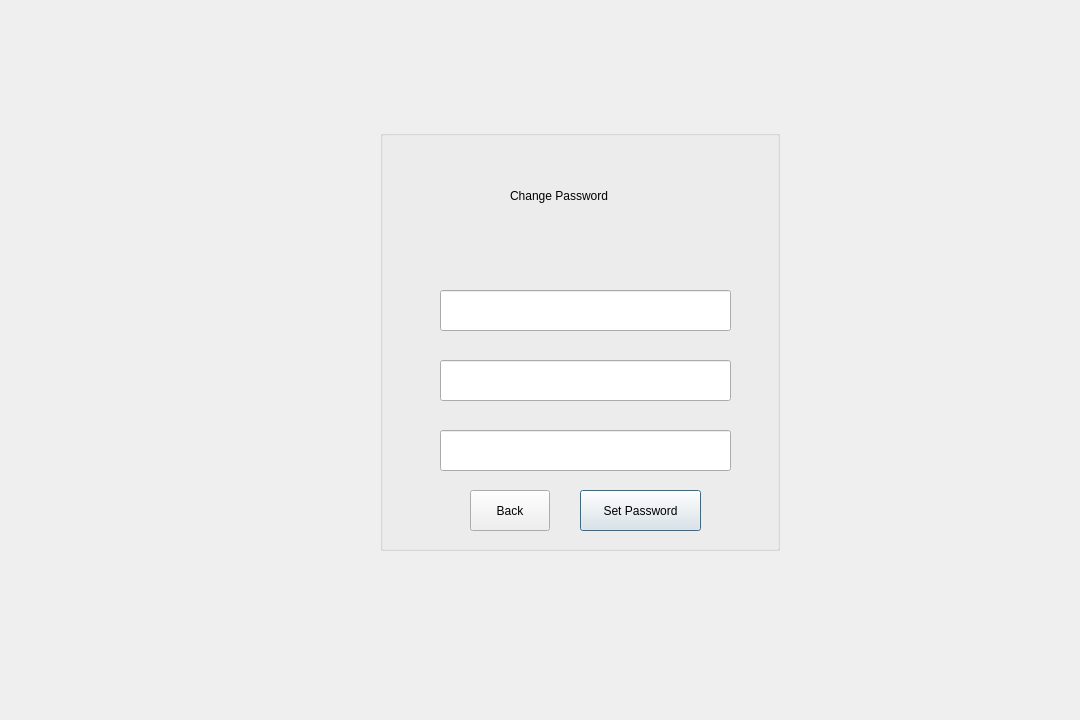
<?xml version="1.0" encoding="UTF-8"?>
<ui version="4.0">
 <class>changepassjobseek</class>
 <widget class="QDialog" name="changepassjobseek">
  <property name="geometry">
   <rect>
    <x>0</x>
    <y>0</y>
    <width>1080</width>
    <height>720</height>
   </rect>
  </property>
  <property name="windowTitle">
   <string>Dialog</string>
  </property>
  <widget class="QGroupBox" name="groupBox">
   <property name="geometry">
    <rect>
     <x>380</x>
     <y>130</y>
     <width>400</width>
     <height>421</height>
    </rect>
   </property>
   <property name="title">
    <string/>
   </property>
   <widget class="QLabel" name="label_cpwd">
    <property name="geometry">
     <rect>
      <x>130</x>
      <y>40</y>
      <width>221</width>
      <height>51</height>
     </rect>
    </property>
    <property name="text">
     <string>Change Password</string>
    </property>
   </widget>
   <widget class="QLineEdit" name="lineEdit_curpwd">
    <property name="geometry">
     <rect>
      <x>60</x>
      <y>160</y>
      <width>291</width>
      <height>41</height>
     </rect>
    </property>
   </widget>
   <widget class="QLineEdit" name="lineEdit_newpwd">
    <property name="geometry">
     <rect>
      <x>60</x>
      <y>230</y>
      <width>291</width>
      <height>41</height>
     </rect>
    </property>
    <property name="echoMode">
     <enum>QLineEdit::Password</enum>
    </property>
   </widget>
   <widget class="QLineEdit" name="lineEdit_cfnewpwd">
    <property name="geometry">
     <rect>
      <x>60</x>
      <y>300</y>
      <width>291</width>
      <height>41</height>
     </rect>
    </property>
    <property name="echoMode">
     <enum>QLineEdit::Password</enum>
    </property>
   </widget>
   <widget class="QLabel" name="label_cpwd_2">
    <property name="geometry">
     <rect>
      <x>20</x>
      <y>20</y>
      <width>111</width>
      <height>111</height>
     </rect>
    </property>
    <property name="text">
     <string/>
    </property>
   </widget>
   <widget class="QPushButton" name="pushButton_setpass">
    <property name="geometry">
     <rect>
      <x>200</x>
      <y>360</y>
      <width>121</width>
      <height>41</height>
     </rect>
    </property>
    <property name="text">
     <string>Set Password</string>
    </property>
   </widget>
   <widget class="QPushButton" name="pushButton_back">
    <property name="geometry">
     <rect>
      <x>90</x>
      <y>360</y>
      <width>80</width>
      <height>41</height>
     </rect>
    </property>
    <property name="text">
     <string>Back</string>
    </property>
   </widget>
  </widget>
 </widget>
 <resources/>
 <connections/>
</ui>
